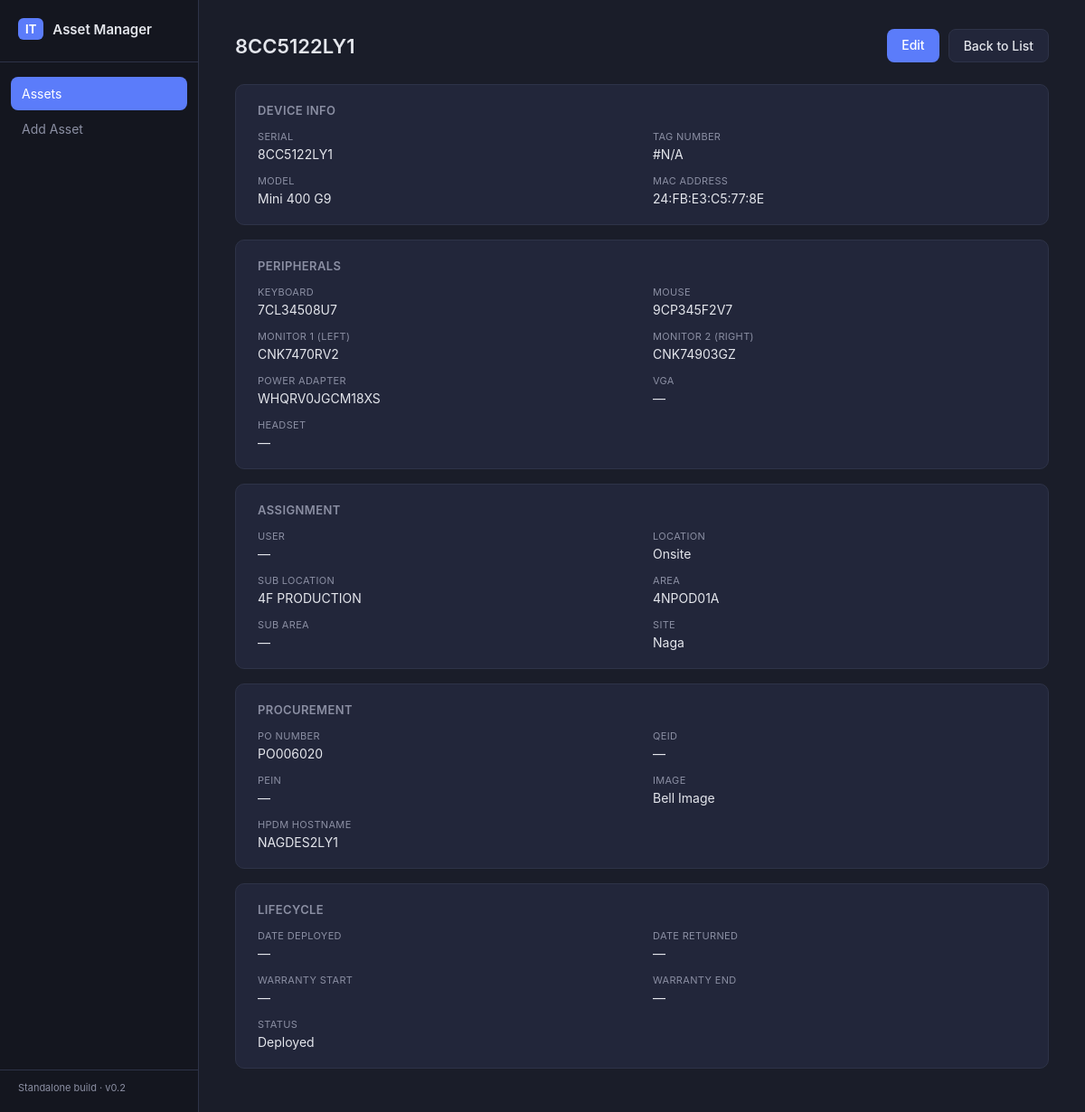
The page /assets/2 on the database its author committed.
### tables this page shows
CREATE TABLE assets (
    id INTEGER PRIMARY KEY AUTOINCREMENT,
    serial TEXT UNIQUE NOT NULL,
    mac TEXT,
    model TEXT,
    keyboard TEXT,
    mouse TEXT,
    monitor_left TEXT,
    monitor_right TEXT,
    power_adapter TEXT,
    vga TEXT,
    headset TEXT,
    location TEXT,
    sub_location TEXT,
    area TEXT,
    sub_area TEXT,
    qeid TEXT,
    pein TEXT,
    user TEXT,
    site TEXT,
    po_number TEXT,
    image TEXT,
    hpdm_hostname TEXT,
    tag_number TEXT,
    date_deployed TEXT,
    date_returned TEXT,
    warranty_start TEXT,
    warranty_end TEXT,
    status TEXT DEFAULT 'Deployed',
    date_added TEXT DEFAULT CURRENT_TIMESTAMP
);

### itam_app.py (the view)
@app.route('/assets/<int:asset_id>')
def view_asset(asset_id):
    conn = get_db_connection()
    asset = conn.execute('SELECT * FROM assets WHERE id = ?', (asset_id,)).fetchone()
    conn.close()
    if asset is None:
        flash('Asset not found.', 'error')
        return redirect(url_for('list_assets'))
    return render_template('asset_detail.html', asset=asset, sections=FORM_SECTIONS)

### itam_app.py (called while the page is built)
def get_db_connection():
    conn = sqlite3.connect(DB_PATH)
    conn.row_factory = sqlite3.Row
    return conn

### templates/asset_detail.html (shortened to what this page needs)
{% extends "base.html" %}
{% block content %}
<div class="page-header">
    <h1>{{ asset.serial }}</h1>
    <div class="header-actions">
        <a href="{{ url_for('edit_asset', asset_id=asset.id) }}" class="btn-primary">Edit</a>
        <a href="{{ url_for('list_assets') }}" class="btn-secondary">Back to List</a>
    </div>
</div>
{% for section_name, fields in sections %}
<div class="detail-card">
    <h2 class="detail-card-title">{{ section_name }}</h2>
    <div class="detail-grid">
        {% for field, label, required in fields %}
        <div class="detail-item">
            <span class="detail-label">{{ label }}</span>
            <span class="detail-value">{{ asset[field] or '—' }}</span>
        </div>
        {% endfor %}
    </div>
</div>
{% endfor %}
{% endblock %}

### static/style.css (style rules this page uses)
:root { --bg-dark: #1a1d29; --bg-sidebar: #14161f; --bg-card: #22263a; --bg-input: #1e2233; --border: #2e3348; --text-primary: #e4e6ec; --text-muted: #8b8fa3; --accent: #5b7cfa; --accent-hover: #4a67e0; --success: #3ecf8e; --error: #f2545b; --warning: #f2b705; }
* { box-sizing: border-box; margin: 0; padding: 0; }
body { font-family: -apple-system, BlinkMacSystemFont, 'Segoe UI', sans-serif; background: var(--bg-dark); color: var(--text-primary); }
.page-header { display: flex; justify-content: space-between; align-items: center; margin-bottom: 24px; flex-wrap: wrap; gap: 12px; }
.page-header h1 { font-size: 22px; font-weight: 600; word-break: break-word; }
.header-actions { display: flex; gap: 10px; }
.btn-primary, .btn-secondary { display: inline-block; padding: 9px 16px; border-radius: 8px; font-size: 14px; font-weight: 500; text-decoration: none; border: none; cursor: pointer; }
.btn-primary { background: var(--accent); color: white; }
.btn-secondary { background: var(--bg-card); color: var(--text-primary); border: 1px solid var(--border); }
.detail-card { background: var(--bg-card); border: 1px solid var(--border); border-radius: 10px; padding: 20px 24px; margin-bottom: 16px; max-width: 900px; }
.detail-card-title { font-size: 13px; font-weight: 600; text-transform: uppercase; letter-spacing: 0.03em; color: var(--text-muted); margin-bottom: 14px; }
.detail-grid { display: grid; grid-template-columns: repeat(2, 1fr); gap: 14px 24px; }
.detail-item { display: flex; flex-direction: column; gap: 4px; }
.detail-label { font-size: 11px; color: var(--text-muted); text-transform: uppercase; letter-spacing: 0.03em; }
.detail-value { font-size: 14px; word-break: break-word; }

### rows shown on the page
assets: serial "8CC5122LY1", serial "8CC5122LY1" "#N/A" "Mini 400 G9" "24:FB:E3:C5:77:8E" "7CL34508U7" "9CP345F2V7" "CNK7470RV2" "CNK74903GZ" "WHQRV0JGCM18XS" "—" "—" "—" "Onsite" "4F PRODUCTION" "4NPOD01A" "—" "Naga" "PO006020" "—" "—" "Bell Image" "NAGDES2LY1" "—" "—" "—" "—" "Deployed"

### other values the page prints
{{ section_name }} "DEVICE INFO" "PERIPHERALS" "ASSIGNMENT" "PROCUREMENT" "LIFECYCLE"
{{ label }} "SERIAL" "TAG NUMBER" "MODEL" "MAC ADDRESS" "KEYBOARD" "MOUSE" "MONITOR 1 (LEFT)" "MONITOR 2 (RIGHT)" "POWER ADAPTER" "VGA" "HEADSET" "USER" "LOCATION" "SUB LOCATION" "AREA" "SUB AREA" "SITE" "PO NUMBER" "QEID" "PEIN" "IMAGE" "HPDM HOSTNAME" "DATE DEPLOYED" "DATE RETURNED" "WARRANTY START" "WARRANTY END" "STATUS"
